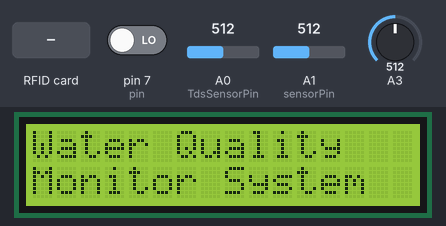
Bench run of a sketch on a simulated Arduino Uno, built with avr-gcc and run on an emulated ATmega328P. On the bench: 16×2 character LCD. Inputs (shaded band) come from the test bench; at power-on: pin 7 (pin) LOW, A0 (TdsSensorPin) = 512, A1 (sensorPin) = 512, A3 = 512. The modem accepts every AT command (registered, SIM ready, sends succeed) and sends nothing else; what the sketch prints to the serial monitor is not drawn.

Above: at 1.4 s.
1.5 s: RFID card 99 4B 03 4D held to the reader
At 3.1 s:
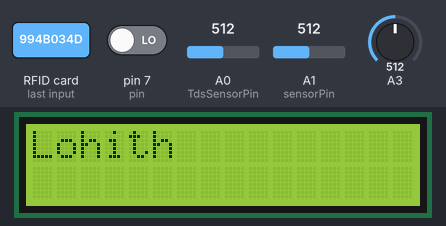
7.4 s: RFID card 13 9D 7B 11 held to the reader
At 17.1 s:
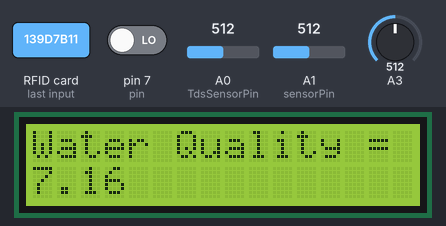
21.0 s: RFID card 5E 7A 19 C4 held to the reader
At 23.9 s:
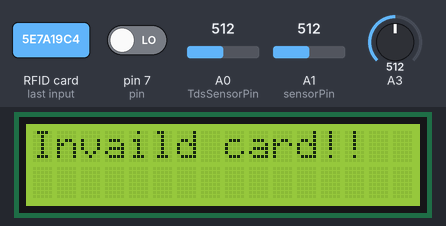
Timing chart, 0 to 25.4 s (numbered marks = the images above; inputs shaded):
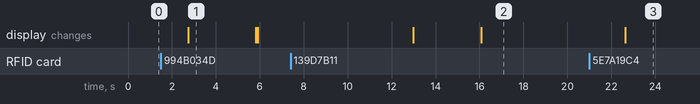

Measured:
- after the input at 1.5 s, the display: changes after 1.2 s (image 1)
- after the input at 7.4 s, the display: first changes after 5.6 s (image 2 shows a later state)
- after the input at 21.0 s, the display: changes after 1.6 s (image 3)
- what the display in image 1 shows lasts 3.1 s, from 2.7 s to 5.8 s

The sketch:

RVCE_water.ino
```cpp
#include<LiquidCrystal_I2C.h>
LiquidCrystal_I2C lcd(0x27,16,2);
#include <SPI.h>
#include <MFRC522.h>
 int state = 0;
const int pin = 7;
#define SS_PIN 10
#define RST_PIN 9
MFRC522 mfrc522(SS_PIN, RST_PIN);   // Create MFRC522 instance.


#include <EEPROM.h>
#include "GravityTDS.h"

#define TdsSensorPin A0
GravityTDS gravityTds;

float temperature = 25,tdsValue = 0;

int sensorPin = A1;
float volt;
float ntu;

float calibration_value = 26.34;
int phval = 0;
unsigned long int avgval;
int buffer_arr[10],temp;

float ph_act;

 #include <SoftwareSerial.h>
#define RX 2 // TX of esp8266 in connected with Arduino pin 2
#define TX 3 // RX of esp8266 in connected with Arduino pin 3
String WIFI_SSID = "Manoj";// WIFI NAME
String WIFI_PASS = "Manoj0106"; // WIFI PASSWORD
String API = "EUL5ISFUEX073BU8";// Write API KEY
String HOST = "api.thingspeak.com";
String PORT = "80";
int countTrueCommand;
int countTimeCommand;
boolean found = false;
SoftwareSerial esp8266(RX,TX);
void setup()
{
  lcd.begin();
  lcd.clear();
  lcd.setCursor(0,0);
  lcd.print("Water Quality");
  lcd.setCursor(0,1);
  lcd.print("Monitor System");
  Serial.begin(9600);   // Initiate a serial communication
  SPI.begin();      // Initiate  SPI bus
  mfrc522.PCD_Init();   // Initiate MFRC522
  Serial.println("Approximate your card to the reader...");
  Serial.println();


    gravityTds.setPin(TdsSensorPin);
    gravityTds.setAref(5.0);  //reference voltage on ADC, default 5.0V on Arduino UNO
    gravityTds.setAdcRange(1024);  //1024 for 10bit ADC;4096 for 12bit ADC
    gravityTds.begin();  //initialization

 esp8266.begin(115200);
  sendCommand("AT",5,"OK");
  sendCommand("AT+CWMODE=1",5,"OK");
  sendCommand("AT+CWJAP=\""+ WIFI_SSID +"\",\""+ WIFI_PASS +"\"",20,"OK");
}
void loop()
{
 if (digitalRead(pin) == HIGH && state == 0) {
    Serial.print("\r");
    delay(1000);
    Serial.print("AT+CMGF=1\r");
    delay(1000);
    /*Replace XXXXXXXXXX to 10 digit mobile number & ZZ to 2 digit country code*/
    Serial.print("AT+CMGS=\"+916361442431\"\r");
    delay(1000);
    //The text of the message to be sent.
    Serial.print("Water quality is poor, we are sending it irrigation purpose");
    delay(1000);
    Serial.write(0x1A);
    delay(1000);
    state = 1;
  }
 if (digitalRead(pin) == HIGH && state == 1) {
    state = 0;

 }
  // Edhu Turbuidity


   volt = 0;
    for(int i=0; i<800; i++)
    {
        volt += ((float)analogRead(sensorPin)/1023)*5;
    }
    volt = volt/800;
    volt = round_to_dp(volt,2);
    if(volt < 2.5){
      ntu = 3000;
    }else{
      ntu = -1120.4*square(volt)+5742.3*volt-4353.8;
    }
Serial.println(ntu);

// Elithanka Turbuidity

// EDhu TDS dhu


//  temperature = readTemperature();  //add your temperature sensor and read it
    gravityTds.setTemperature(temperature);  // set the temperature and execute temperature compensation
    gravityTds.update();  //sample and calculate
    tdsValue = gravityTds.getTdsValue();  // then get the value
    Serial.print(tdsValue,0);
    Serial.println("ppm");
    delay(1000);

    // ellithanka TDS

    // Ellinda PH

     for(int i=0;i<10;i++)
 {
 buffer_arr[i]=analogRead(A3);
 delay(30);
 }
 for(int i=0;i<9;i++)
 {
 for(int j=i+1;j<10;j++)
 {
 if(buffer_arr[i]>buffer_arr[j])
 {
 temp=buffer_arr[i];
 buffer_arr[i]=buffer_arr[j];
 buffer_arr[j]=temp;
 }
 }
 }
 avgval=0;
 for(int i=2;i<8;i++)
 avgval+=buffer_arr[i];
 float volt=(float)avgval*5.0/1024/6;
  ph_act = -5.70 * volt + calibration_value;

// Serial.println("pH Val: ");
 Serial.println(ph_act);
 delay(1000);

// Ellithanka Ph dhu

double quality =  5.05935481*ph_act -0.01233624*ntu -0.07638136*tdsValue +83.40846924211432;

  // Look for new cards
  if ( ! mfrc522.PICC_IsNewCardPresent())
  {
    return;
  }
  // Select one of the cards
  if ( ! mfrc522.PICC_ReadCardSerial())
  {
    return;
  }
  //Show UID on serial monitor
  Serial.print("UID tag :");
  String content= "";
  byte letter;
  for (byte i = 0; i < mfrc522.uid.size; i++)
  {
     Serial.print(mfrc522.uid.uidByte[i] < 0x10 ? " 0" : " ");
     Serial.print(mfrc522.uid.uidByte[i], HEX);
     content.concat(String(mfrc522.uid.uidByte[i] < 0x10 ? " 0" : " "));
     content.concat(String(mfrc522.uid.uidByte[i], HEX));
  }
  Serial.println();
  Serial.print("Message : ");
  content.toUpperCase();
  if (content.substring(1) == "99 4B 03 4D") //change here the UID of the card/cards that you want to give access
  {
    lcd.begin();
  lcd.clear();
  lcd.setCursor(0,0);
  lcd.print("Lohith");

    Serial.println("Authorized access");
    Serial.println();
    delay(3000);

       lcd.begin();
  lcd.clear();
  lcd.setCursor(0,0);
  lcd.print("Water Quality =");
   lcd.setCursor(0,1);
  lcd.print(quality);
  }

 if (content.substring(1) == "13 9D 7B 11") //change here the UID of the card/cards that you want to give access
  {
       lcd.begin();
  lcd.clear();
  lcd.setCursor(0,0);
  lcd.print("Pramod");
    Serial.println("Authorized access");
    Serial.println();
    delay(3000);

       lcd.begin();
  lcd.clear();
  lcd.setCursor(0,0);
  lcd.print("Water Quality =");
   lcd.setCursor(0,1);
  lcd.print(quality);
  }

 else   {
  lcd.begin();
  lcd.clear();
  lcd.setCursor(0,0);
  lcd.print("Invaild card!!");
    Serial.println(" Access denied");
    delay(3000);
  }
   String getData="GET /update?api_key="+ API+"&field1="+ph_act+
 "&field2="+ntu+"&field3="+tdsValue;
 sendCommand("AT+CIPMUX=1",5,"OK");
 sendCommand("AT+CIPSTART=0,\"TCP\",\""+ HOST +"\","+ PORT,15,"OK");
 sendCommand("AT+CIPSEND=0," +String(getData.length()+4),4,">");
 esp8266.println(getData);
 delay(1500);
 countTrueCommand++;
 sendCommand("AT+CIPCLOSE=0",5,"OK");

}
void sendCommand(String command, int maxTime, char readReplay[]) {
  Serial.print(countTrueCommand);
  Serial.print(". at command => ");
  Serial.print(command);
  Serial.print(" ");
  while(countTimeCommand < (maxTime*1))
  {
    esp8266.println(command);//at+cipsend
    if(esp8266.find(readReplay))//ok
    {
      found = true;
      break;
    }
    countTimeCommand++;
  }
  if(found == true)
  {
    Serial.println("OK");
    countTrueCommand++;
    countTimeCommand = 0;
  }
  if(found == false)
  {
    Serial.println("Fail");
    countTrueCommand = 0;
    countTimeCommand = 0;
  }
  found = false;
 }
float round_to_dp( float in_value, int decimal_place )
{
  float multiplier = powf( 10.0f, decimal_place );
  in_value = roundf( in_value * multiplier ) / multiplier;
  return in_value;
}
```
